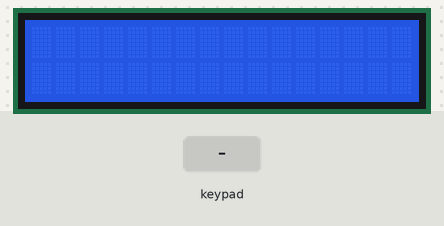
Recording of a sketch running on a simulated Arduino Uno, built with avr-gcc and run on an emulated ATmega328P. Shown: 16×2 character LCD. Inputs (shaded band) come from the test bench. What the sketch prints to the serial monitor is not drawn.

Above: at 1.2 s.
1.3 s: keypad keys 9 8 7 6 A pressed 0.4 s apart
At 3.5 s:
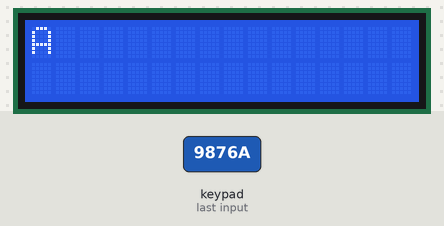
4.8 s: key 'B' pressed
At 6.0 s:
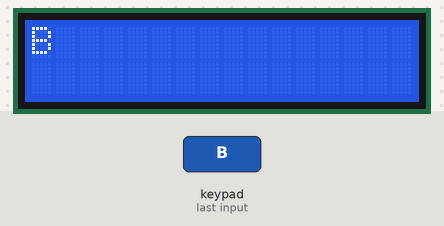
6.3 s: key 'C' pressed
At 7.2 s:
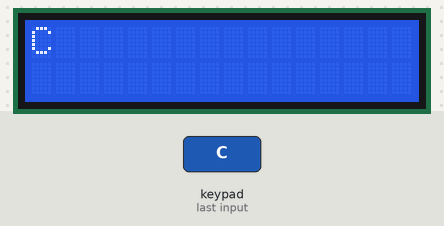
7.8 s: keypad keys 9 8 7 6 # pressed 0.4 s apart
At 10.8 s:
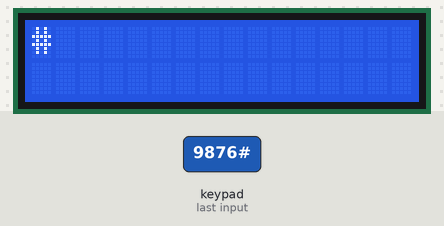
11.3 s: key '*' pressed
At 12.4 s:
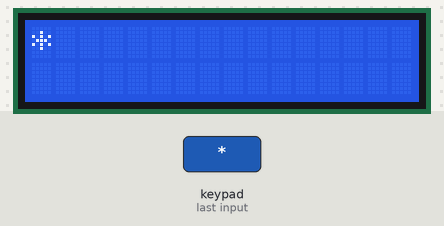
12.8 s: keypad keys 9 8 7 6 D pressed 0.4 s apart
At 13.01 s:
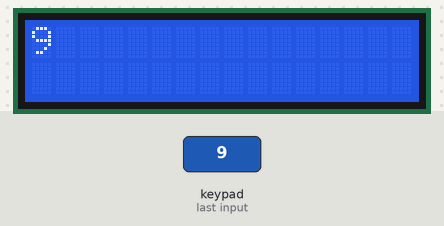
Timing chart, 0 to 15.8 s (numbered marks = the images above; inputs shaded):
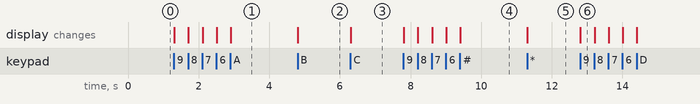

The sketch:

teclado_matricial_1.ino
```cpp
#include <Keypad.h>
#include <Wire.h>
#include <LiquidCrystal_I2C.h>
const byte filas = 4;       // Número de filas del teclado matricial
const byte columnas = 4;    // Número de columnas del teclado matricial
LiquidCrystal_I2C lcd(0x27,16,2);
char teclas[filas][columnas] = {
  {'1', '2', '3', 'A'},
  {'4', '5', '6', 'B'},
  {'7', '8', '9', 'C'},
  {'*', '0', '#', 'D'}
};

byte pinesFilas[filas] = {9, 8, 7, 6};         // Pines conectados a las filas
byte pinesColumnas[columnas] = {5, 4, 3, 2};   // Pines conectados a las columnas

Keypad keypad = Keypad(makeKeymap(teclas), pinesFilas, pinesColumnas, filas, columnas);

void setup() {
  Serial.begin(9600);
  lcd.init();
  //Enciende la luz de fondo
  lcd.backlight();
}

void loop() {
  char tecla = keypad.getKey();

  if (tecla) {
    lcd.clear();
    lcd.print(tecla);
    if(tecla=='A'){
      Serial.print("vamos a tu casa");
    }
  }

}
```

Measured:
- after the input at 1.3 s, the display: first changes at once (image 1 shows a later state)
- after the input at 4.8 s, the display: changes at once (image 2)
- after the input at 6.3 s, the display: changes at once (image 3)
- after the input at 7.8 s, the display: first changes at once (image 4 shows a later state)
- after the input at 11.3 s, the display: changes at once (image 5)
- after the input at 12.8 s, the display: changes at once (image 6)
